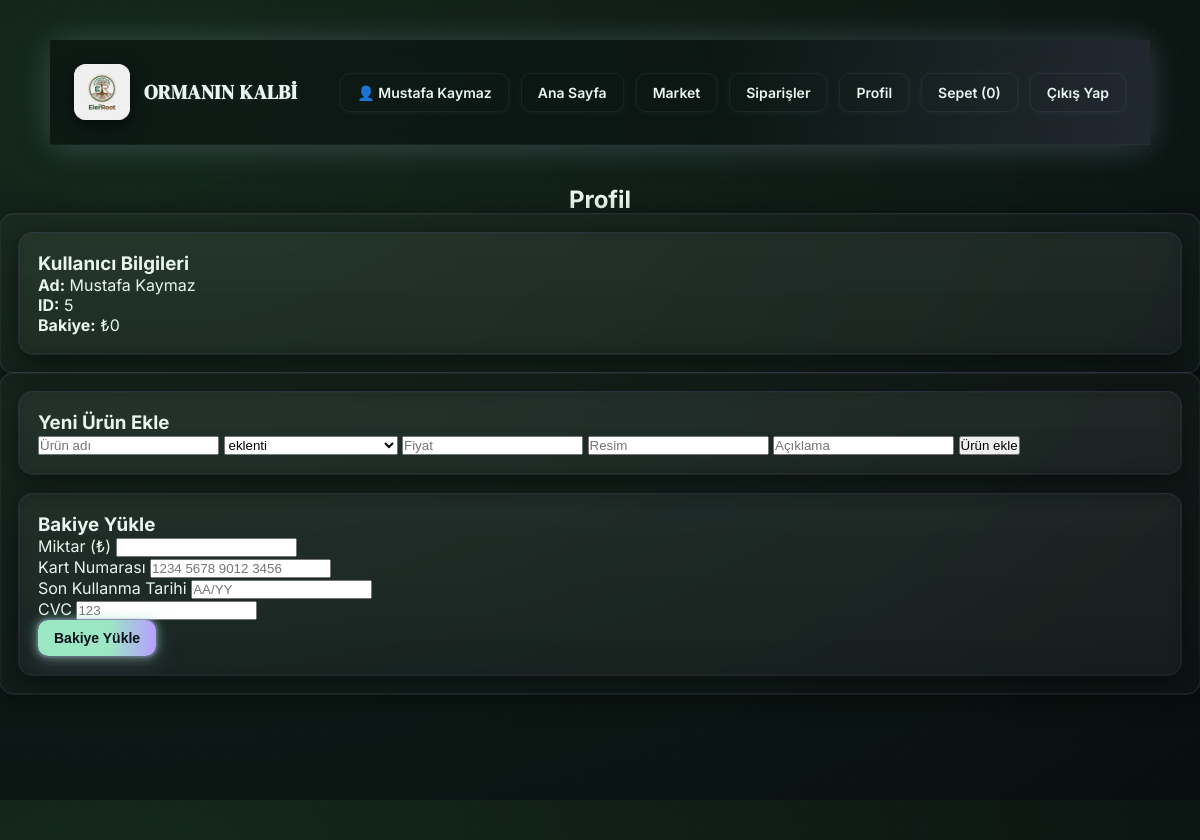
The page /profile (signed in) on the database its author committed.
### main.py (models this page shows)
class Kullanici(db.Model):
    __tablename__ = "kullanici"
    id = db.Column(db.Integer, primary_key=True)
    kullanici_adi = db.Column(db.String(50), unique=True, nullable=False)
    email = db.Column(db.String(50), unique=True, nullable=False)
    sifre = db.Column(db.String(255), nullable=False)
    money = db.Column(db.Integer, default=0)
    is_admin = db.Column(db.Boolean, default=False)

### main.py (the view)
@app.route("/profile")
def profile():
    if "user_id" not in session:
        return redirect(url_for("login"))
    user = Kullanici.query.get(session["user_id"])
    turler = UrunTurleri.query.all()
    return render_template("profile.html", user=user, turler=turler)

### templates/profile.html (shortened to what this page needs)
<!doctype html>
<html lang="tr">
<head>
    <link rel="stylesheet" href="../static/css/style.css">
    <div class="scene-particles" aria-hidden="true"></div>
  <header class="header container">
    <div class="brand">
      <div class="logo"><img src="/static/img/logo.png" style="width:100%;height:100%;object-fit:cover;border-radius:12px"></div>
      <h1>ORMANIN KALBİ</h1>
    </div>
    <nav class="nav">
      {% if session.get("user_id") %}
          <span class="btn">👤 {{ session["username"] }}</span>
      {% else %}
          <a class="btn" href="/login">Giriş</a>
          <a class="btn" href="/register">Kayıt Ol</a>
      {% endif %}
      <a class="btn" id="btn-market" href="/">Ana Sayfa</a>
      <a class="btn" id="btn-market" href="/market">Market</a>
      <a class="btn" id="btn-orders" href= "/siparis">Siparişler</a>
      <a class="btn" id="btn-profile" href="/profile" >Profil</a>
      <a class="btn btn--primary" id="btn-cart" href="/siparis">Sepet (0)</a>
      {% if session.get("user_id") %}
          <a class="btn" href="/cikis">Çıkış Yap</a>
      {% endif %}
    </nav>
  </header>
</head>
<body>
<h2 style="text-align:center;margin-top:20px;">Profil</h2>
<div class="card">
    <div class="card">
        <h3>Kullanıcı Bilgileri</h3>
        <p><strong>Ad:</strong> {{ user.kullanici_adi }}</p>
        <p><strong>ID:</strong> {{ user.id }}</p>
        <p><strong>Bakiye:</strong> ₺{{ user.money }}</p>
    </div>
</div>
<div class="card">
    <div class="card" style="margin-bottom:20px;">
        <h3>Yeni Ürün Ekle</h3>
        <form method="post" action="{{ url_for('kullanici_urun_ekle') }}">
            <input type="text" name="urun_adi" placeholder="Ürün adı">
            <select name="urun_turu">
                {% for tur in turler %}
                    <option value="{{ tur.id }}">{{ tur.tur }}</option>
                {% endfor %}
            </select>
            <input type="text" name="fiyat" placeholder="Fiyat">
            <input type="text" name="img" placeholder="Resim">
            <input type="text" name="aciklama" placeholder="Açıklama">
            <button type="submit">Ürün ekle</button>
        </form>
    </div>
    <div class="card">
        <h3>Bakiye Yükle</h3>
        <form method="POST" action="{{ url_for('para_yukle') }}">
            <div class="field">
                <label>Miktar (₺)</label>
                <input type="number" name="miktar" min="1" required>
            </div>
            <div class="field">
                <label>Kart Numarası</label>
                <input type="text" name="kart_no" placeholder="1234 5678 9012 3456" required>
            </div>
            <div class="field">
                <label>Son Kullanma Tarihi</label>
                <input type="text" name="son_kullanim" placeholder="AA/YY" required>
            </div>
            <div class="field">
                <label>CVC</label>
                <input type="text" name="cvc" placeholder="123" required>
            </div>
            <button type="submit" class="btn btn--primary">Bakiye Yükle</button>
        </form>
    </div>
</div>
</body>
</html>

### static/css/style.css (style rules this page uses)
:root { --bg-1: #0b2a1a; --bg-2: #092f2b; --panel: rgba(255,255,255,0.04); --card: rgba(255,255,255,0.04); --glass: rgba(255,255,255,0.06); --accent: #9be7c4; --accent-2: #b89eff; --gold: #f3d48f; --muted: rgba(255,255,255,0.6); --text: #e9f6f0; --glow-green: 0 0 18px 2px #9be7c4, 0 0 40px 8px #b89eff55; --glow-purple: 0 0 16px 2px #b89eff, 0 0 32px 6px #9be7c477; --blur-bg: blur(12px); }
* { box-sizing: border-box; margin: 0; padding: 0; }
html, body { height: 100%; }
body { font-family: 'Inter', 'Segoe UI', Arial, sans-serif; background: radial-gradient(ellipse at 10% 10%, rgba(24,40,26,0.7), rgba(8,12,14,0.95)), linear-gradient(180deg, var(--bg-1), var(--bg-2)); color: var(--text); -webkit-font-smoothing: antialiased; -moz-osx-font-smoothing: grayscale; overflow-y: auto; padding-bottom: 90px; }
.scene-particles { position: fixed; inset: 0; pointer-events: none; z-index: 0; opacity: 0.55; background-image: radial-gradient(circle at 10% 20%, rgba(155,231,179,0.06) 0 1px, transparent 1px), radial-gradient(circle at 80% 80%, rgba(184,158,255,0.035) 0 1px, transparent 1px); background-size: 25px 25px, 40px 40px; mix-blend-mode: screen; }
.header { position: sticky; top: 0; z-index: 40; display: flex; align-items: center; justify-content: space-between; gap: 20px; padding: 18px 28px; margin-bottom: 28px; background: linear-gradient(90deg, rgba(10,20,18,0.66) 60%, rgba(184,158,255,0.13)); border-bottom: 1px solid rgba(255,255,255,0.04); box-shadow: 0 2px 30px 0 rgba(155,231,196,0.05), 0 1px 30px 0 rgba(184,158,255,0.06); backdrop-filter: blur(14px); -webkit-backdrop-filter: blur(14px); box-shadow: 0 2px 40px 0 #b89eff22, 0 2px 30px 0 #9be7c422; }
.brand { display: flex; align-items: center; gap: 14px; }
.logo { width: 56px; height: 56px; border-radius: 12px; background: linear-gradient(135deg, var(--accent), var(--accent-2)); box-shadow: 0 6px 18px rgba(0,0,0,0.6), 0 0 18px rgba(184,158,255,0.15) inset; display: flex; align-items: center; justify-content: center; font-family: 'DM Serif Display'; font-size: 22px; color: #07201a; font-weight: 700; }
.brand h1 { font-family: 'DM Serif Display'; font-size: 20px; letter-spacing: 0.6px; text-shadow: 0 1px 10px #b89eff22; }
.nav { display: flex; gap: 12px; align-items: center; }
.nav a, .btn { color: var(--text); text-decoration: none; padding: 10px 16px; border-radius: 10px; background: transparent; border: 1px solid rgba(255,255,255,0.06); font-weight: 600; font-size: 14px; cursor: pointer; transition: all .18s cubic-bezier(.51,.9,.33,1.25); box-shadow: 0 1px 6px rgba(155,231,196,0.06); position: relative; overflow: hidden; }
.btn--primary { background: linear-gradient(90deg, var(--accent) 60%, var(--accent-2) 100%); color: #071019; border: none; font-weight: 700; box-shadow: 0 8px 30px rgba(184,158,255,0.16), 0 0 0 2px #b89eff33, 0 0 10px 2px #9be7c477; position: relative; transition: box-shadow .22s cubic-bezier(.51,.9,.33,1.25), transform .18s; }
.container { max-width: 1100px; margin: 40px auto; padding: 24px; position: relative; z-index: 2; }
.card { background: linear-gradient(180deg, rgba(255,255,255,0.03), rgba(255,255,255,0.02)); border-radius: 14px; padding: 18px; box-shadow: 0 6px 24px rgba(3,6,4,0.6), 0 0 0 1px #b89eff33; border: 1px solid rgba(255,255,255,0.03); backdrop-filter: blur(8px); position: relative; overflow: hidden; transition: box-shadow .19s cubic-bezier(.51,.9,.33,1.25); }

### rows shown on the page
Kullanici: username "Mustafa Kaymaz", kullanici_adi "Mustafa Kaymaz", id "5", money "0"

### other values the page prints
form field urun_turu "eklenti"
